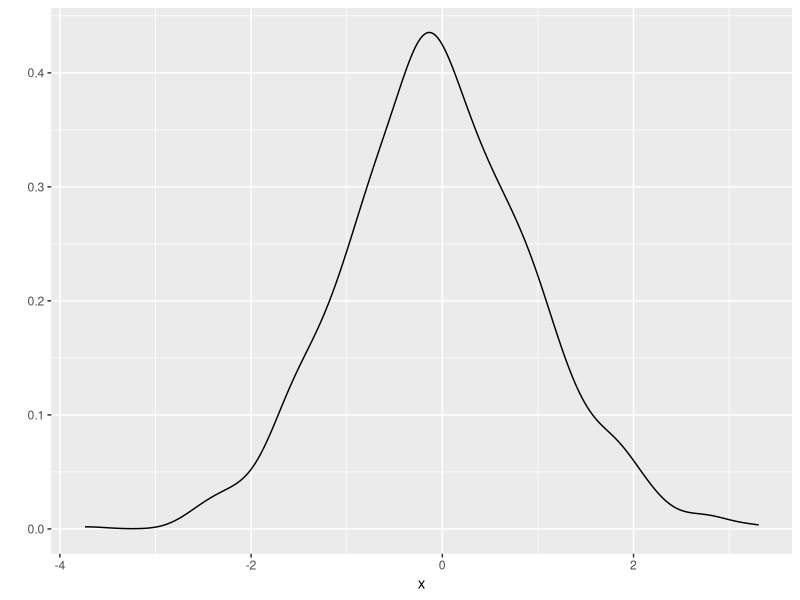

The R source for this figure: (Note: this script raises an error after producing the figure.)
## ---- chunk 1
x = rnorm(1000)
library(ggplot2)
p<- qplot(x,geom="density",xlab=NULL,ylab=NULL)
p+geom_text(aes(x=0,y=.4,label="Normalville"))+
  theme(line = element_blank(),text = element_blank(),
        line = element_blank(),title = element_blank())
## ---- chunk 2
temp = c(seq(1:100), runif(20,100,125))
qplot(temp, geom = "Histogram", binwidth = 1, ylim = c(0,10), main = "Cauchy Valley: Normal Mountain = Rubble")
## ---- chunk 3
f=function(x) 1+x+x^2+x^3+x^4
curve(f,-10000,10000,main="the world of Normal Mountain is Down")
## ---- chunk 4
f=function(alpha) alpha*rnorm(1000)+(1-alpha)*rcauchy(1000, location = 0, scale = 1)
qplot(f(1),geom="density",main="Normal family win totally")
qplot(f(0.9),geom="density",main=" Normal family lose a little")
qplot(f(0.5),geom="density",main="Normal family equals to evil Cauthy")
qplot(f(0.1),geom="density",main="Normal lost most of world")
qplot(f(0),geom="density",main="Evil Cauthy conquer the world")

